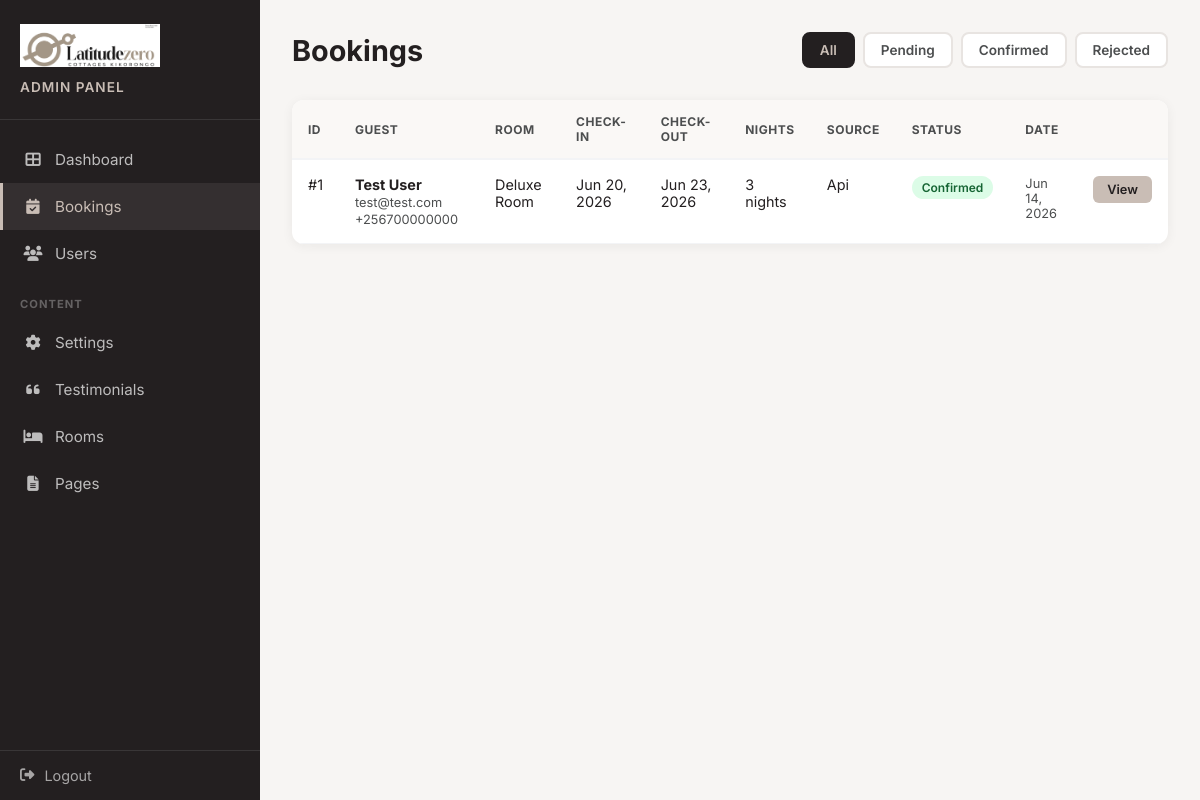
The app's page /admin/bookings/ (signed in), older data.
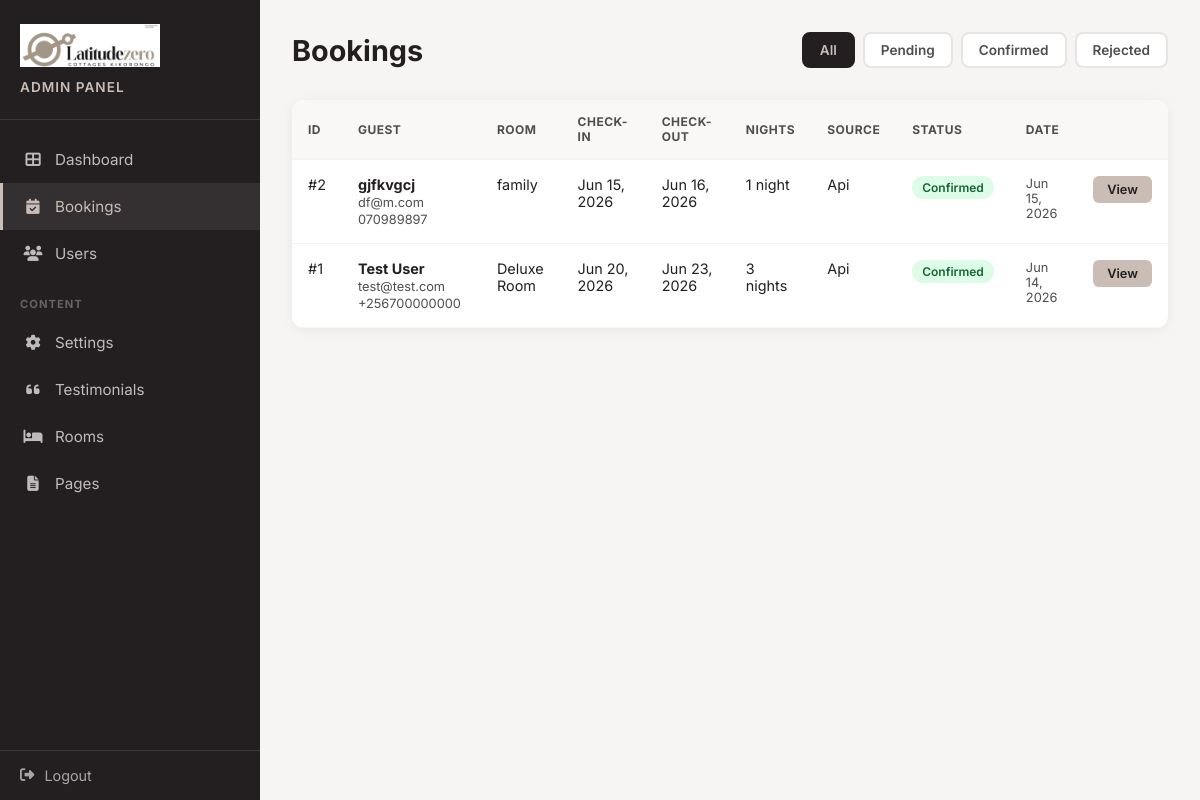
The same page, newer data.
### models.py (models this page shows, shortened)
class Booking(db.Model):
    __tablename__ = 'bookings'
    id = db.Column(db.Integer, primary_key=True)
    checkin = db.Column(db.Date, nullable=False)
    checkout = db.Column(db.Date, nullable=False)
    guests = db.Column(db.String(20), nullable=False)
    room = db.Column(db.String(100), nullable=False)
    name = db.Column(db.String(120), nullable=False)
    email = db.Column(db.String(120), nullable=False)
    phone = db.Column(db.String(40))
    requests = db.Column(db.Text)
    status = db.Column(db.String(20), default='pending')
    source = db.Column(db.String(20), default='whatsapp')
    created_at = db.Column(db.DateTime, default=datetime.utcnow)
    @property
    def nights(self):
        if self.checkout and self.checkin:
            return (self.checkout - self.checkin).days
        return 0

### app.py (the view)
@app.route('/admin/bookings/')
@login_required
def admin_bookings():
    status_filter = request.args.get('status', '')
    page = request.args.get('page', 1, type=int)
    per_page = 20
    query = Booking.query
    if status_filter:
        query = query.filter_by(status=status_filter)
    query = query.order_by(Booking.created_at.desc())
    pagination = query.paginate(page=page, per_page=per_page, error_out=False)
    return render_template('bookings.html',
                           bookings=pagination.items,
                           pagination=pagination,
                           status_filter=status_filter)

### app.py (called while the page is built)
@login_manager.user_loader
def load_user(user_id):
    return User.query.get(int(user_id))

### templates/bookings.html (shortened to what this page needs)
<!DOCTYPE html>
<html lang="en">
<head>
    <link rel="stylesheet" href="https://cdnjs.cloudflare.com/ajax/libs/font-awesome/6.4.0/css/all.min.css">
</head>
<body>
    <div class="admin-layout">
        <aside class="sidebar">
            <div class="sidebar-header">
                <img src="/images/logos/secondary-logo.png" alt="Latitude Zero">
                <h2>Admin Panel</h2>
            </div>
            <nav class="sidebar-nav">
                <a href="/admin/"><i class="fas fa-th-large"></i> Dashboard</a>
                <a href="/admin/bookings/" class="active"><i class="fas fa-calendar-check"></i> Bookings</a>
                {% if current_user.is_superuser %}
                <a href="/admin/users/"><i class="fas fa-users"></i> Users</a>
                {% endif %}
                <div class="nav-section-title">Content</div>
                <a href="/admin/settings/"><i class="fas fa-cog"></i> Settings</a>
                <a href="/admin/testimonials/"><i class="fas fa-quote-left"></i> Testimonials</a>
                <a href="/admin/rooms/"><i class="fas fa-bed"></i> Rooms</a>
                <a href="/admin/pages/"><i class="fas fa-file-alt"></i> Pages</a>
            </nav>
            <div class="sidebar-footer">
                <a href="/admin/logout/"><i class="fas fa-sign-out-alt"></i> Logout</a>
            </div>
        </aside>
        <main class="main-content">
            <div class="page-header">
                <h1>Bookings</h1>
                <div class="filters">
                    <a href="/admin/bookings/" class="filter-btn {% if not status_filter %}active{% endif %}">All</a>
                    <a href="/admin/bookings/?status=pending" class="filter-btn {% if status_filter == 'pending' %}active{% endif %}">Pending</a>
                    <a href="/admin/bookings/?status=confirmed" class="filter-btn {% if status_filter == 'confirmed' %}active{% endif %}">Confirmed</a>
                    <a href="/admin/bookings/?status=rejected" class="filter-btn {% if status_filter == 'rejected' %}active{% endif %}">Rejected</a>
                </div>
            </div>
            <div class="table-card">
                {% if bookings %}
                <table>
                    <thead>
                        <tr>
                            <th>ID</th>
                            <th>Guest</th>
                            <th>Room</th>
                            <th>Check-in</th>
                            <th>Check-out</th>
                            <th>Nights</th>
                            <th>Source</th>
                            <th>Status</th>
                            <th>Date</th>
                            <th></th>
                        </tr>
                    </thead>
                    <tbody>
                        {% for booking in bookings %}
                        <tr>
                            <td>#{{ booking.id }}</td>
                            <td>
                                <div class="guest-info">
                                    <strong>{{ booking.name }}</strong>
                                    <span>{{ booking.email }}</span>
                                    {% if booking.phone %}
                                    <span>{{ booking.phone }}</span>
                                    {% endif %}
                                </div>
                            </td>
                            <td>{{ booking.room }}</td>
                            <td>{{ booking.checkin.strftime('%b %d, %Y') }}</td>
                            <td>{{ booking.checkout.strftime('%b %d, %Y') }}</td>
                            <td>{{ booking.nights }} night{{ 's' if booking.nights != 1 else '' }}</td>
                            <td style="text-transform:capitalize;">{{ booking.source }}</td>
                            <td><span class="badge {{ booking.status }}">{{ booking.status|title }}</span></td>
                            <td style="color:#4C4E4F;font-size:0.8rem;">{{ booking.created_at.strftime('%b %d, %Y') }}</td>
                            <td><a href="/admin/bookings/{{ booking.id }}/" class="btn-sm">View</a></td>
                        </tr>
                        {% endfor %}
                    </tbody>
                </table>
                {% else %}
                <div class="empty-state">
                    <i class="fas fa-calendar-times"></i>
                    <p>No bookings found.{% if status_filter %} <a href="/admin/bookings/">Clear filter</a>{% endif %}</p>
                </div>
                {% endif %}
            </div>
        </main>
    </div>
</body>
</html>

### templates/bookings.html (style rules this page uses)
* { margin: 0; padding: 0; box-sizing: border-box; }
body { font-family: 'Inter', sans-serif; background: #f7f5f3; color: #231F20; min-height: 100vh; }
.admin-layout { display: flex; min-height: 100vh; }
.sidebar { width: 260px; background: #231F20; color: #fff; flex-shrink: 0; display: flex; flex-direction: column; }
.sidebar-header { padding: 24px 20px; border-bottom: 1px solid rgba(255,255,255,0.1); }
.sidebar-header img { max-width: 140px; margin-bottom: 8px; }
.sidebar-header h2 { font-size: 0.85rem; font-weight: 600; color: #C9BDB5; text-transform: uppercase; letter-spacing: 1px; }
.sidebar-nav { flex: 1; padding: 16px 0; }
.sidebar-nav a { display: flex; align-items: center; gap: 12px; padding: 14px 20px; color: rgba(255,255,255,0.7); text-decoration: none; font-size: 0.95rem; transition: all 0.2s; border-left: 3px solid transparent; }
.sidebar-nav a.active { background: rgba(201,189,181,0.1); color: #C9BDB5; border-left-color: #C9BDB5; }
.sidebar-nav a i { width: 20px; text-align: center; }
.sidebar-nav .nav-section-title { padding: 20px 20px 8px; font-size: 0.7rem; font-weight: 700; text-transform: uppercase; letter-spacing: 1px; color: rgba(255,255,255,0.3); }
.sidebar-footer { padding: 16px 20px; border-top: 1px solid rgba(255,255,255,0.1); }
.sidebar-footer a { display: flex; align-items: center; gap: 10px; color: rgba(255,255,255,0.6); text-decoration: none; font-size: 0.9rem; transition: color 0.2s; }
.main-content { flex: 1; padding: 32px; overflow-y: auto; }
.page-header { display: flex; justify-content: space-between; align-items: center; margin-bottom: 32px; flex-wrap: wrap; gap: 16px; }
.page-header h1 { font-size: 1.8rem; font-weight: 700; }
.filters { display: flex; gap: 8px; flex-wrap: wrap; }
.filter-btn { padding: 8px 16px; border-radius: 8px; font-size: 0.85rem; font-weight: 600; text-decoration: none; border: 2px solid #e8e4e1; color: #4C4E4F; background: #fff; transition: all 0.2s; }
.filter-btn.active { background: #231F20; border-color: #231F20; color: #C9BDB5; }
.table-card { background: #fff; border-radius: 12px; box-shadow: 0 2px 12px rgba(35,31,32,0.06); overflow: hidden; }
table { width: 100%; border-collapse: collapse; }
th { text-align: left; padding: 14px 16px; font-size: 0.75rem; font-weight: 700; text-transform: uppercase; letter-spacing: 0.5px; color: #4C4E4F; background: #faf8f6; border-bottom: 2px solid #f3f4f6; }
td { padding: 16px; font-size: 0.9rem; border-bottom: 1px solid #f3f4f6; vertical-align: top; }
.badge { display: inline-block; padding: 4px 10px; border-radius: 20px; font-size: 0.75rem; font-weight: 600; }
.badge.confirmed { background: #dcfce7; color: #166534; }
.btn-sm { display: inline-block; padding: 6px 14px; background: #C9BDB5; color: #231F20; text-decoration: none; border-radius: 6px; font-size: 0.8rem; font-weight: 600; transition: background 0.2s; }
.guest-info strong { display: block; }
.guest-info span { color: #4C4E4F; font-size: 0.8rem; }

Row changes from the older to the newer data that the page shows:
added Booking: id "2", name "gjfkvgcj", email "df@m.com", phone "070989897", room "family", checkin "Jun 15, 2026", checkout "Jun 16, 2026", nights "1", source "Api", status "Confirmed", created_at "Jun 15, 2026"
